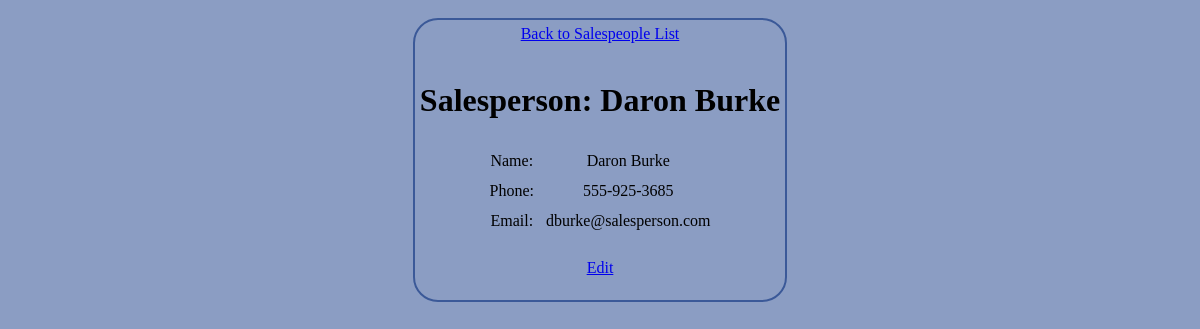
/public/staff/salespeople/show.php?id=1, run on the app's committed database.
### tables this page shows
CREATE TABLE `salespeople` (
  `id` int(11) NOT NULL AUTO_INCREMENT,
  `first_name` varchar(255) DEFAULT NULL,
  `last_name` varchar(255) DEFAULT NULL,
  `phone` varchar(255) DEFAULT NULL,
  `email` varchar(255) DEFAULT NULL,
  PRIMARY KEY (`id`)
);

### private/database.php (called while the page is built, shortened)
<?php
  function prepareAndExecute($db, $query, $types, &$var1, &...$vars) {
    $stmt = mysqli_prepare($db, $query);
    mysqli_stmt_bind_param($stmt, $types, $var1, ...$vars);
    $success = mysqli_stmt_execute($stmt);
    $result = mysqli_stmt_get_result($stmt);
    return $result;
  }
  function db_fetch_assoc($result_set) {
    return mysqli_fetch_assoc($result_set);
  }
?>

### private/query_functions.php (called while the page is built, shortened)
<?php
  function find_salesperson_by_id($id=0) {
    global $db;
    $sql = "SELECT * FROM salespeople WHERE id=?;";
    return prepareAndExecute($db, $sql, "i", $id);
  }
?>

### private/functions.php (called while the page is built, shortened)
<?php
  function h($string="") {
    return htmlspecialchars($string);
  }
  function u($string="") {
    return urlencode($string);
  }
?>

### public/staff/salespeople/show.php (the view, shortened to what this page needs)
<?php
$id = $_GET['id'];
$salespeople_result = find_salesperson_by_id($id);
$salesperson = db_fetch_assoc($salespeople_result);
?>
<?php include(SHARED_PATH . '/header.php'); ?>
<div id="main-content">
  <a href="index.php">Back to Salespeople List</a><br />
  <h1>Salesperson: <?php echo h($salesperson['first_name'] . " " . $salesperson['last_name']); ?></h1>
  <?php
    echo "<table id=\"salesperson\">";
    echo "<tr>";
    echo "<td>Name: </td>";
    echo "<td>" . h($salesperson['first_name'] . " " . $salesperson['last_name']) . "</td>";
    echo "</tr>";
    echo "<tr>";
    echo "<td>Phone: </td>";
    echo "<td>" . h($salesperson['phone']) . "</td>";
    echo "</tr>";
    echo "<tr>";
    echo "<td>Email: </td>";
    echo "<td>" . h($salesperson['email']) . "</td>";
    echo "</tr>";
    echo "</table>";
  ?>
  <br />
  <a href="edit.php?id=<?php echo u($salesperson['id']); ?>">Edit</a><br />
</div>
<?php include(SHARED_PATH . '/footer.php'); ?>

### public/css/style.css (style rules this page uses)
body { background-color: #8b9dc3; font-family: "Lucida Grande", Tahoma; text-align: center; }
div { margin: 10px auto; border-radius: 25px; border: 2px solid #3b5998; padding: 5px; display: inline-block; }
table { margin: auto; text-align: center; border-spacing: 10px; }
a { display:block; }

### data on the page
salespeople: first_name+last_name "Daron Burke", phone "555-925-3685", email "dburke@salesperson.com"
